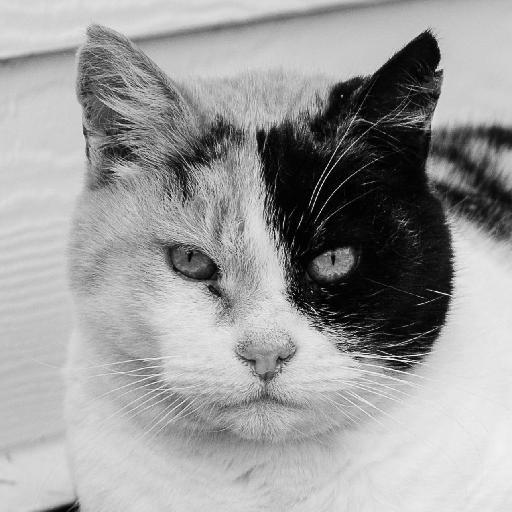
#> input picture applications/4_svd_compression/flickr_cat_000027.jpg, 512 x 512 px
$ python svd_compression.py
#> lines starting #> are read from the running program, lines starting #| are printed output that depends on the picture
import numpy as np
from matplotlib import pyplot as plt
from PIL import Image

img = np.array(Image.open("flickr_cat_000027.jpg")).astype('float32') / 255

plt.ion()

plt.figure(1)
plt.imshow(img,cmap='Greys_r')
plt.colorbar()
_ = input('continue?')
#> the answer given: n

U, S, Vh = np.linalg.svd(img)
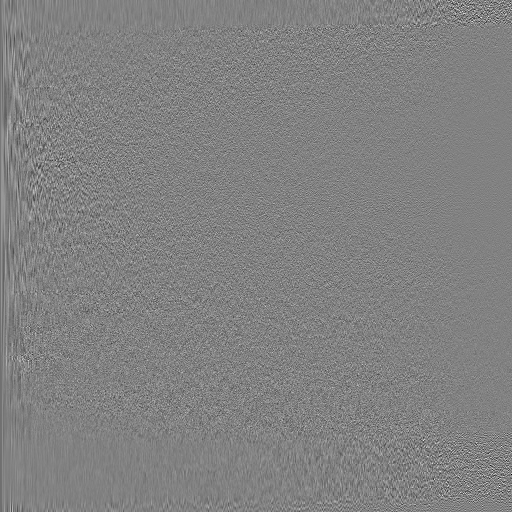
#> U: shape (512, 512) float32; min -0.391, max 0.377, mean -5.89e-05; drawn with min black and max white
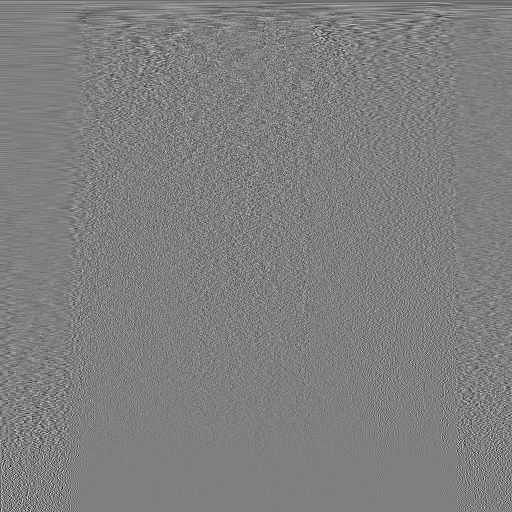
#> Vh: shape (512, 512) float32; min -0.35, max 0.349, mean -9.29e-05; drawn with min black and max white
#> S = 512 values, max 326.5 at index 0, min 4.14e-05 at index 511, mean 2.21

plt.figure(2)
plt.plot(np.linspace(0,S.size-1,S.size),S,'.--')
plt.xlabel("Singular value index")
plt.ylabel("Singular values")
plt.yscale('log')
plt.grid(True)
#_ = input()

cumulative_S = np.cumsum(S)/np.sum(S)
#> cumulative_S = 512 values from 0.289 to 1

plt.figure(3)
plt.plot(np.linspace(0,S.size-1,S.size),cumulative_S,'.--')
plt.xlabel("Singular value index")
plt.ylabel("Singular values (cumulative sum)")
plt.grid(True)
_ = input('continue?')
#> the answer given: n

Ak = np.zeros_like(img)
errors = []
for i in range(S.size):
    Ak += S[i]* np.outer(U[:,i], Vh[i,:])
    errors.append( np.linalg.norm(img - Ak, 'fro') )
#> this loop made 512 passes
#> pass 1, `Ak += S[i]* np.outer(U[:,i], Vh[i,:])`:
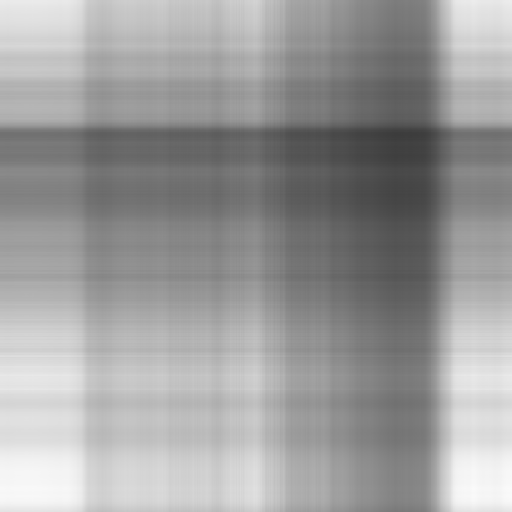
#> Ak: shape (512, 512) float32; min 0.236, max 0.985, mean 0.615
#> pass 3, `Ak += S[i]* np.outer(U[:,i], Vh[i,:])`:
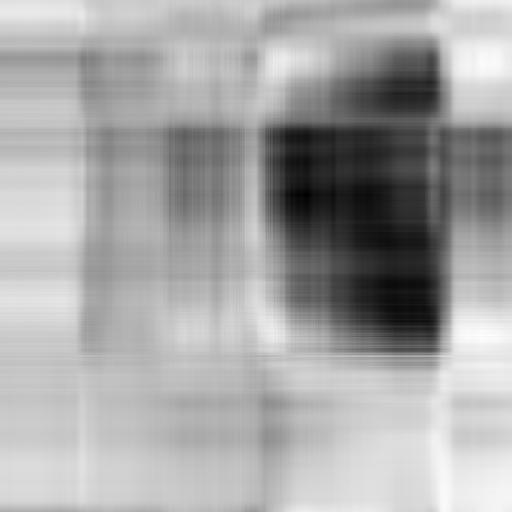
#> Ak: shape (512, 512) float32; min -0.116, max 1, mean 0.611; drawn with min black and max white
#> after the loop, errors = 512 values, max 107.2 at index 0, min 0.000175 at index 511, mean 8.9
errors = np.array(errors) / np.linalg.norm(img, 'fro')
#> errors = 512 values, max 0.312 at index 0, min 5.09e-07 at index 511, mean 0.0259

plt.figure(4)
plt.plot(np.linspace(0,S.size-1,S.size),errors,'.--')
plt.xlabel("Singular value index")
plt.ylabel("||img-Ak||")
plt.yscale('log')
plt.grid(True)
_ = input('continue?')
#> the answer given: n

mask = errors>0.15
img_approx = U[:,mask] @ np.diag(S[mask]) @ Vh[mask,:]
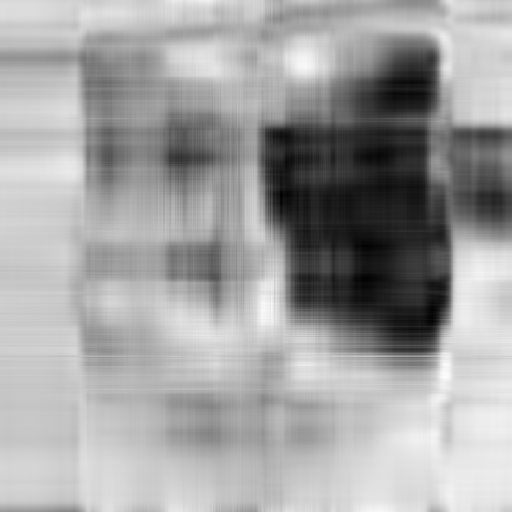
#> img_approx: shape (512, 512) float32; min -0.0817, max 1.01, mean 0.611; drawn with min black and max white
print("15% error, components: ",np.sum(mask))
#| 15% error, components:  5

plt.figure(5)
plt.imshow(img_approx,cmap='Greys_r')
plt.colorbar()
_ = input('continue?')
#> the answer given: n

mask = errors>0.1
img_approx = U[:,mask] @ np.diag(S[mask]) @ Vh[mask,:]
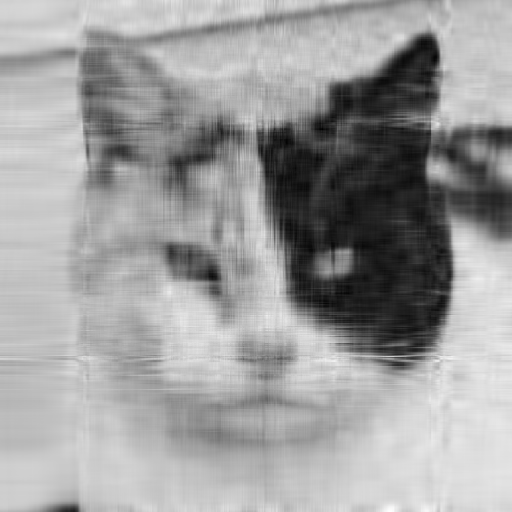
#> img_approx: shape (512, 512) float32; min -0.0994, max 1.05, mean 0.611; drawn with min black and max white
print("10% error, components: ",np.sum(mask))
#| 10% error, components:  16

plt.figure(6)
plt.imshow(img_approx,cmap='Greys_r')
plt.colorbar()
_ = input('continue?')
#> the answer given: n

mask = errors>0.05
img_approx = U[:,mask] @ np.diag(S[mask]) @ Vh[mask,:]
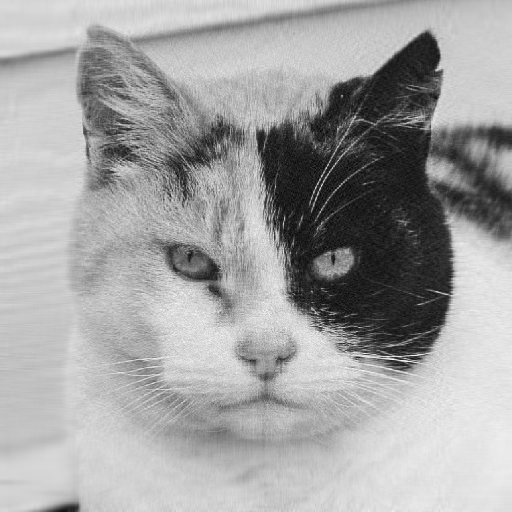
#> img_approx: shape (512, 512) float32; min -0.109, max 1.02, mean 0.611; drawn with min black and max white
print("5% error, components: ",np.sum(mask))
#| 5% error, components:  94

plt.figure(7)
plt.imshow(img_approx,cmap='Greys_r')
plt.colorbar()
#> (the run stopped early here; a loop or call above may not have finished)
